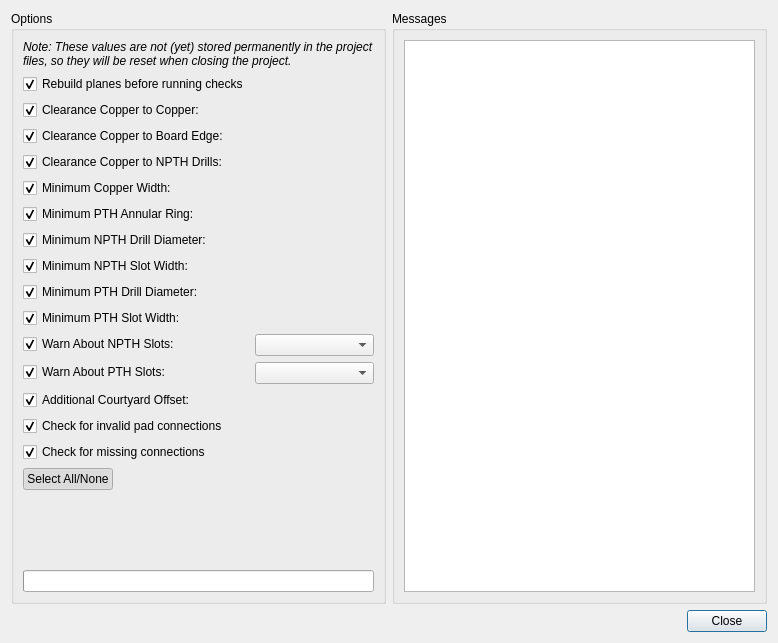
<?xml version="1.0" encoding="UTF-8"?>
<ui version="4.0">
 <class>librepcb::editor::BoardDesignRuleCheckDialog</class>
 <widget class="QDialog" name="librepcb::editor::BoardDesignRuleCheckDialog">
  <property name="geometry">
   <rect>
    <x>0</x>
    <y>0</y>
    <width>778</width>
    <height>643</height>
   </rect>
  </property>
  <property name="windowTitle">
   <string>Design Rule Check</string>
  </property>
  <layout class="QVBoxLayout" name="verticalLayout_2">
   <item>
    <layout class="QHBoxLayout" name="horizontalLayout">
     <item>
      <widget class="QGroupBox" name="grpOptions">
       <property name="title">
        <string>Options</string>
       </property>
       <layout class="QFormLayout" name="formLayout">
        <property name="fieldGrowthPolicy">
         <enum>QFormLayout::AllNonFixedFieldsGrow</enum>
        </property>
        <property name="labelAlignment">
         <set>Qt::AlignLeading|Qt::AlignLeft|Qt::AlignVCenter</set>
        </property>
        <item row="0" column="0" colspan="2">
         <widget class="QLabel" name="label_7">
          <property name="font">
           <font>
            <italic>true</italic>
           </font>
          </property>
          <property name="text">
           <string>Note: These values are not (yet) stored permanently in the project files, so they will be reset when closing the project.</string>
          </property>
          <property name="wordWrap">
           <bool>true</bool>
          </property>
          <property name="margin">
           <number>2</number>
          </property>
         </widget>
        </item>
        <item row="1" column="0">
         <widget class="QCheckBox" name="cbxRebuildPlanes">
          <property name="text">
           <string>Rebuild planes before running checks</string>
          </property>
          <property name="checked">
           <bool>true</bool>
          </property>
         </widget>
        </item>
        <item row="2" column="0">
         <widget class="QCheckBox" name="cbxClearanceCopperCopper">
          <property name="text">
           <string>Clearance Copper to Copper:</string>
          </property>
          <property name="checked">
           <bool>true</bool>
          </property>
         </widget>
        </item>
        <item row="2" column="1">
         <widget class="librepcb::editor::UnsignedLengthEdit" name="edtClearanceCopperCopper" native="true"/>
        </item>
        <item row="3" column="0">
         <widget class="QCheckBox" name="cbxClearanceCopperBoard">
          <property name="text">
           <string>Clearance Copper to Board Edge:</string>
          </property>
          <property name="checked">
           <bool>true</bool>
          </property>
         </widget>
        </item>
        <item row="3" column="1">
         <widget class="librepcb::editor::UnsignedLengthEdit" name="edtClearanceCopperBoard" native="true"/>
        </item>
        <item row="4" column="0">
         <widget class="QCheckBox" name="cbxClearanceCopperNpth">
          <property name="text">
           <string>Clearance Copper to NPTH Drills:</string>
          </property>
          <property name="checked">
           <bool>true</bool>
          </property>
         </widget>
        </item>
        <item row="4" column="1">
         <widget class="librepcb::editor::UnsignedLengthEdit" name="edtClearanceCopperNpth" native="true"/>
        </item>
        <item row="5" column="0">
         <widget class="QCheckBox" name="cbxMinCopperWidth">
          <property name="text">
           <string>Minimum Copper Width:</string>
          </property>
          <property name="checked">
           <bool>true</bool>
          </property>
         </widget>
        </item>
        <item row="5" column="1">
         <widget class="librepcb::editor::UnsignedLengthEdit" name="edtMinCopperWidth" native="true"/>
        </item>
        <item row="6" column="0">
         <widget class="QCheckBox" name="cbxMinPthAnnularRing">
          <property name="text">
           <string>Minimum PTH Annular Ring:</string>
          </property>
          <property name="checked">
           <bool>true</bool>
          </property>
         </widget>
        </item>
        <item row="6" column="1">
         <widget class="librepcb::editor::UnsignedLengthEdit" name="edtMinPthAnnularRing" native="true"/>
        </item>
        <item row="7" column="0">
         <widget class="QCheckBox" name="cbxMinNpthDrillDiameter">
          <property name="text">
           <string>Minimum NPTH Drill Diameter:</string>
          </property>
          <property name="checked">
           <bool>true</bool>
          </property>
         </widget>
        </item>
        <item row="7" column="1">
         <widget class="librepcb::editor::UnsignedLengthEdit" name="edtMinNpthDrillDiameter" native="true"/>
        </item>
        <item row="9" column="0">
         <widget class="QCheckBox" name="cbxMinPthDrillDiameter">
          <property name="text">
           <string>Minimum PTH Drill Diameter:</string>
          </property>
          <property name="checked">
           <bool>true</bool>
          </property>
         </widget>
        </item>
        <item row="9" column="1">
         <widget class="librepcb::editor::UnsignedLengthEdit" name="edtMinPthDrillDiameter" native="true"/>
        </item>
        <item row="11" column="0">
         <widget class="QCheckBox" name="cbxWarnNpthSlots">
          <property name="text">
           <string>Warn About NPTH Slots:</string>
          </property>
          <property name="checked">
           <bool>true</bool>
          </property>
         </widget>
        </item>
        <item row="11" column="1">
         <widget class="QComboBox" name="cbxWarnNpthSlotsConfig">
          <property name="insertPolicy">
           <enum>QComboBox::NoInsert</enum>
          </property>
         </widget>
        </item>
        <item row="13" column="0">
         <widget class="QCheckBox" name="cbxCourtyardOffset">
          <property name="text">
           <string>Additional Courtyard Offset:</string>
          </property>
          <property name="checked">
           <bool>true</bool>
          </property>
         </widget>
        </item>
        <item row="13" column="1">
         <widget class="librepcb::editor::LengthEdit" name="edtCourtyardOffset" native="true"/>
        </item>
        <item row="15" column="0">
         <widget class="QCheckBox" name="cbxMissingConnections">
          <property name="text">
           <string>Check for missing connections</string>
          </property>
          <property name="checked">
           <bool>true</bool>
          </property>
         </widget>
        </item>
        <item row="16" column="0">
         <widget class="QPushButton" name="btnSelectAll">
          <property name="text">
           <string>Select All/None</string>
          </property>
          <property name="checkable">
           <bool>true</bool>
          </property>
          <property name="checked">
           <bool>true</bool>
          </property>
          <property name="autoDefault">
           <bool>false</bool>
          </property>
         </widget>
        </item>
        <item row="17" column="0">
         <spacer name="verticalSpacer">
          <property name="orientation">
           <enum>Qt::Vertical</enum>
          </property>
          <property name="sizeHint" stdset="0">
           <size>
            <width>20</width>
            <height>40</height>
           </size>
          </property>
         </spacer>
        </item>
        <item row="18" column="0" colspan="2">
         <widget class="QProgressBar" name="prgProgress">
          <property name="value">
           <number>0</number>
          </property>
          <property name="alignment">
           <set>Qt::AlignCenter</set>
          </property>
          <property name="format">
           <string/>
          </property>
         </widget>
        </item>
        <item row="8" column="0">
         <widget class="QCheckBox" name="cbxMinNpthSlotWidth">
          <property name="text">
           <string>Minimum NPTH Slot Width:</string>
          </property>
          <property name="checked">
           <bool>true</bool>
          </property>
         </widget>
        </item>
        <item row="8" column="1">
         <widget class="librepcb::editor::UnsignedLengthEdit" name="edtMinNpthSlotWidth" native="true"/>
        </item>
        <item row="10" column="0">
         <widget class="QCheckBox" name="cbxMinPthSlotWidth">
          <property name="text">
           <string>Minimum PTH Slot Width:</string>
          </property>
          <property name="checked">
           <bool>true</bool>
          </property>
         </widget>
        </item>
        <item row="10" column="1">
         <widget class="librepcb::editor::UnsignedLengthEdit" name="edtMinPthSlotWidth" native="true"/>
        </item>
        <item row="12" column="0">
         <widget class="QCheckBox" name="cbxWarnPthSlots">
          <property name="text">
           <string>Warn About PTH Slots:</string>
          </property>
          <property name="checked">
           <bool>true</bool>
          </property>
         </widget>
        </item>
        <item row="12" column="1">
         <widget class="QComboBox" name="cbxWarnPthSlotsConfig">
          <property name="insertPolicy">
           <enum>QComboBox::NoInsert</enum>
          </property>
         </widget>
        </item>
        <item row="14" column="0">
         <widget class="QCheckBox" name="cbxBrokenPadConnections">
          <property name="text">
           <string>Check for invalid pad connections</string>
          </property>
          <property name="checked">
           <bool>true</bool>
          </property>
         </widget>
        </item>
       </layout>
      </widget>
     </item>
     <item>
      <widget class="QGroupBox" name="groupBox_2">
       <property name="title">
        <string>Messages</string>
       </property>
       <layout class="QVBoxLayout" name="verticalLayout">
        <item>
         <widget class="QListWidget" name="lstMessages"/>
        </item>
       </layout>
      </widget>
     </item>
    </layout>
   </item>
   <item>
    <widget class="QDialogButtonBox" name="buttonBox">
     <property name="orientation">
      <enum>Qt::Horizontal</enum>
     </property>
     <property name="standardButtons">
      <set>QDialogButtonBox::Close</set>
     </property>
    </widget>
   </item>
  </layout>
 </widget>
 <customwidgets>
  <customwidget>
   <class>librepcb::editor::LengthEdit</class>
   <extends>QWidget</extends>
   <header location="global">librepcb/editor/widgets/lengthedit.h</header>
   <container>1</container>
  </customwidget>
  <customwidget>
   <class>librepcb::editor::UnsignedLengthEdit</class>
   <extends>QWidget</extends>
   <header location="global">librepcb/editor/widgets/unsignedlengthedit.h</header>
   <container>1</container>
  </customwidget>
 </customwidgets>
 <tabstops>
  <tabstop>cbxRebuildPlanes</tabstop>
  <tabstop>cbxClearanceCopperCopper</tabstop>
  <tabstop>edtClearanceCopperCopper</tabstop>
  <tabstop>cbxClearanceCopperBoard</tabstop>
  <tabstop>edtClearanceCopperBoard</tabstop>
  <tabstop>cbxClearanceCopperNpth</tabstop>
  <tabstop>edtClearanceCopperNpth</tabstop>
  <tabstop>cbxMinCopperWidth</tabstop>
  <tabstop>edtMinCopperWidth</tabstop>
  <tabstop>cbxMinPthAnnularRing</tabstop>
  <tabstop>edtMinPthAnnularRing</tabstop>
  <tabstop>cbxMinNpthDrillDiameter</tabstop>
  <tabstop>edtMinNpthDrillDiameter</tabstop>
  <tabstop>cbxMinNpthSlotWidth</tabstop>
  <tabstop>edtMinNpthSlotWidth</tabstop>
  <tabstop>cbxMinPthDrillDiameter</tabstop>
  <tabstop>edtMinPthDrillDiameter</tabstop>
  <tabstop>cbxMinPthSlotWidth</tabstop>
  <tabstop>edtMinPthSlotWidth</tabstop>
  <tabstop>cbxWarnNpthSlots</tabstop>
  <tabstop>cbxWarnNpthSlotsConfig</tabstop>
  <tabstop>cbxWarnPthSlots</tabstop>
  <tabstop>cbxWarnPthSlotsConfig</tabstop>
  <tabstop>cbxCourtyardOffset</tabstop>
  <tabstop>edtCourtyardOffset</tabstop>
  <tabstop>cbxMissingConnections</tabstop>
  <tabstop>btnSelectAll</tabstop>
  <tabstop>buttonBox</tabstop>
 </tabstops>
 <resources/>
 <connections/>
</ui>
